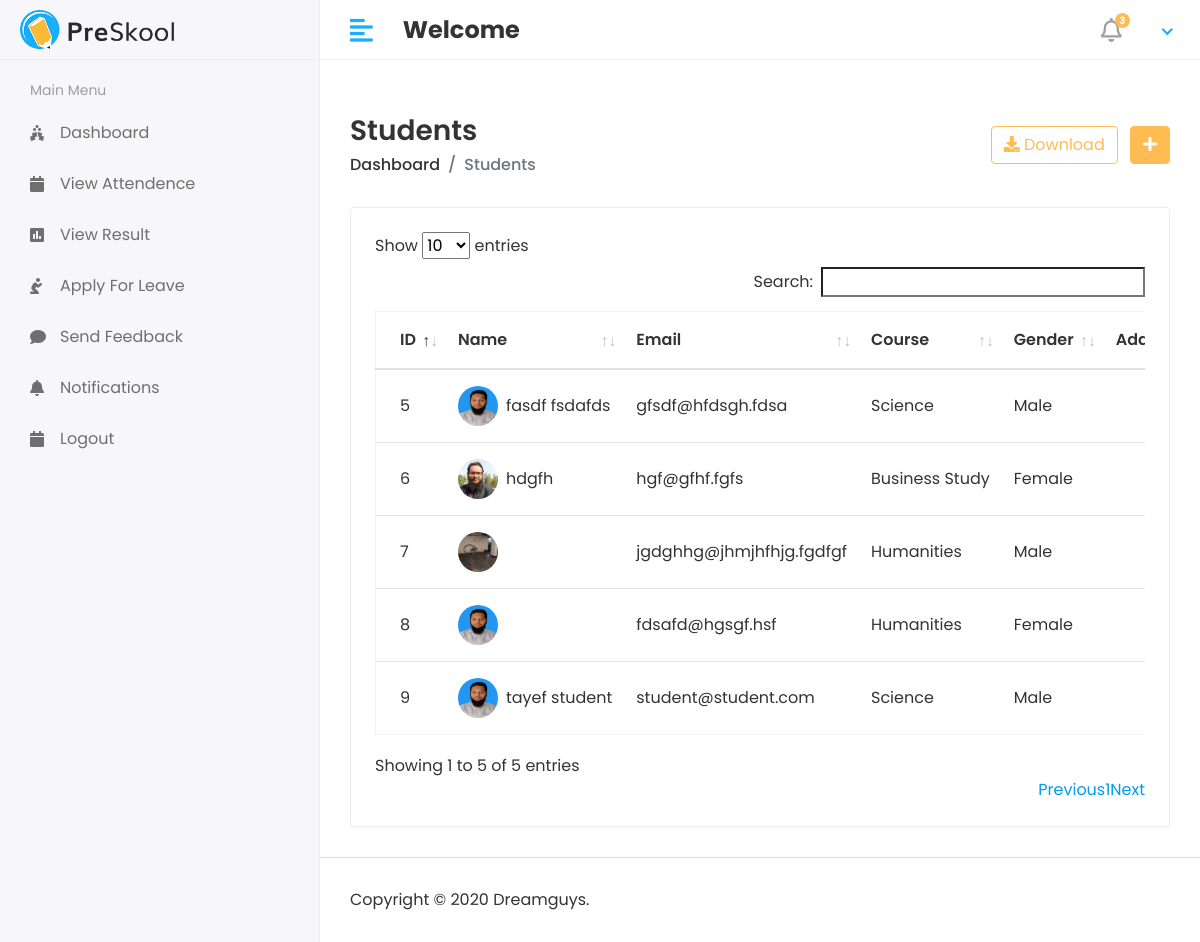
Page /hod/student/view/ on the committed database.
### core/models.py (models this page shows, shortened)
class Student(models.Model):
    admin = models.OneToOneField(CustomUser, on_delete=models.CASCADE)
    address = models.TextField()
    gender = models.CharField(max_length=100)
    course_id = models.ForeignKey(Course, on_delete=models.DO_NOTHING)
    session_id = models.ForeignKey(Session, on_delete=models.DO_NOTHING)
    created_at = models.DateTimeField(auto_now_add=True)
    updated_at = models.DateTimeField(auto_now=True)

class CustomUser(AbstractUser):
    USER = (
        ('1','HOD'),
        ('2','STAFF'),
        ('3','STUDENT'),
    )
    user_type = models.CharField(choices=USER, max_length=50, default=1)
    profile_pic = models.ImageField(upload_to='media/profile_pic')

class Course(models.Model):
    name = models.CharField(max_length=100)
    created_at = models.DateTimeField(auto_now_add=True)
    updated_at = models.DateTimeField(auto_now=True)

### asms/hod_views.py (the view)
# urls.py: path('hod/student/view/', hod_views.VIEW_STUDENT, name='view_student'),
def VIEW_STUDENT(request):
    students = Student.objects.all()
    context = {
        'students': students,
    }
    return render(request, 'hod/view_student.html', context)

### templates/hod/view_student.html (shortened to what this page needs)
{% extends "base.html" %}
{% block content %}
<div class="content container-fluid">
    <div class="page-header">
       <div class="row align-items-center">
          <div class="col">
             <h3 class="page-title">Students</h3>
             <ul class="breadcrumb">
                <li class="breadcrumb-item"><a href="index.html">Dashboard</a></li>
                <li class="breadcrumb-item active">Students</li>
             </ul>
          </div>
          <div class="col-auto text-right float-right ml-auto">
             <a href="#" class="btn btn-outline-primary mr-2"><i class="fas fa-download"></i> Download</a>
             <a href="add-student.html" class="btn btn-primary"><i class="fas fa-plus"></i></a>
          </div>
       </div>
    </div>
    <div class="row">
       <div class="col-sm-12">
          <div class="card card-table">
             <div class="card-body">
                <div class="table-responsive">
                   <table id='table_id' class="table table-hover table-center mb-0">
                      <thead>
                         <tr>
                            <th>ID</th>
                            <th>Name</th>
                            <th>Email</th>
                            <th>Course</th>
                            <th>Gender</th>
                            <th>Address</th>
                         </tr>
                      </thead>
                      <tbody>
                        {% for student in students %}
                         <tr>
                            <td>{{student.id}}</td>
                            <td>
                               <h2 class="table-avatar">
                                  <a href="student-details.html" class="avatar avatar-sm mr-2"><img class="avatar-img rounded-circle" src="/{{student.admin.profile_pic}}" alt=""></a>
                                  <a href="student-details.html">{{student.admin.first_name}}&nbsp;{{student.admin.last_name}}</a>
                               </h2>
                            </td>
                            <td>{{student.admin.email}}</td>
                            <td>{{student.course_id.name}}</td>
                            <td>{{student.gender}}</td>
                            <td>{{student.address}}</td>
                         </tr>
                         {% endfor %}
                      </tbody>
                   </table>
                </div>
             </div>
          </div>
       </div>
    </div>
 </div>
{% endblock content %}

### templates/base.html (shortened to what this page needs)
<!DOCTYPE html>
{% load static %}
<html lang="en">
   <head>
      <link rel="stylesheet" href="{% static 'assets/plugins/bootstrap/css/bootstrap.min.css' %}">
      <link rel="stylesheet" href="{% static 'assets/plugins/fontawesome/css/fontawesome.min.css' %}">
      <link rel="stylesheet" href="{% static 'assets/plugins/fontawesome/css/all.min.css' %}">
      <link rel="stylesheet" href="{% static 'assets/css/style.css' %}">
      <link rel="stylesheet" href="{% static 'assets/plugins/datatables/datatables.min.css' %}">
   </head>
   <body>
    <div class="main-wrapper">
        {% include "includes/header.html" %}
        {% include "includes/sidebar.html" %}
        <div class="page-wrapper">
         {% block content %}{% endblock content %}
         {% include "includes/footer.html" %}
        </div>
   </div>
   </body>
</html>

### templates/includes/header.html (shortened to what this page needs)
{% load static %}
<div class="header">
    <div class="header-left">
       <a href="index.html" class="logo">
       <img src="{% static 'assets/img/logo.png' %}" alt="Logo">
       </a>
    </div>
    <a href="javascript:void(0);" id="toggle_btn">
    <i class="fas fa-align-left"></i>
    </a>
    <div class="top-nav-search mt-3">
       <h4><strong>Welcome</strong></h4>
    </div>
    <ul class="nav user-menu">
       <li class="nav-item dropdown noti-dropdown">
          <a href="#" class="dropdown-toggle nav-link" data-toggle="dropdown">
          <i class="far fa-bell"></i> <span class="badge badge-pill">3</span>
          </a>
       </li>
       <li class="nav-item dropdown has-arrow">
          <a href="#" class="dropdown-toggle nav-link" data-toggle="dropdown">
          </a>
       </li>
    </ul>
 </div>

### templates/includes/sidebar.html
{% load static %}
{% load active_link_tags %}%%
<div class="sidebar" id="sidebar">
    <div class="sidebar-inner slimscroll">
       <div id="sidebar-menu" class="sidebar-menu">
         {% if user.user_type == '1' %}
          <ul>
             <li class="menu-title">
                <span>Main Menu</span>
             </li>
             <li class="{% active_link 'hod_home' 'active' %}">
                <a href="{% url "hod_home" %}"><i class="fas fa-holly-berry"></i> <span>Dashboard</span></a>
             </li>
             <li class="submenu {% active_link 'add_student' 'active' %} {% active_link 'view_student' 'active' %}">
                <a href="#"><i class="fas fa-user-graduate"></i> <span> Students</span> <span class="menu-arrow"></span></a>
                <ul>
                   <li><a href="{% url "add_student" %}">Add Student</a></li>
                   <li><a href="{% url "view_student" %}">View Student</a></li>
                </ul>
             </li>
             <li class="submenu">
                <a href="#"><i class="fas fa-chalkboard-teacher"></i> <span> Teachers/Staff</span> <span class="menu-arrow"></span></a>
                <ul>
                   <li><a href="teacher-details.html">Teacher/Staff View</a></li>
                   <li><a href="add-teacher.html">Teacher/Staff Add</a></li>
                   <li><a href="edit-teacher.html">Teacher/Staff Edit</a></li>
                </ul>
             </li>
             <li class="submenu">
                <a href="#"><i class="fas fa-graduation-cap"></i> <span> Courses</span> <span class="menu-arrow"></span></a>
                <ul>
                   <li><a href="departments.html">Course View</a></li>
                   <li><a href="add-department.html">Course Add</a></li>
                   <li><a href="edit-department.html">Course Edit</a></li>
                </ul>
             </li>
             <li class="submenu">
                <a href="#"><i class="fas fa-book-reader"></i> <span> Subjects</span> <span class="menu-arrow"></span></a>
                <ul>
                   <li><a href="subjects.html">Subject List</a></li>
                   <li><a href="add-subject.html">Subject Add</a></li>
                   <li><a href="edit-subject.html">Subject Edit</a></li>
                </ul>
             </li>
             <li class="submenu">
               <a href="#"><i class="fas fa-clock"></i> <span> Session</span> <span class="menu-arrow"></span></a>
               <ul>
                  <li><a href="subjects.html">Session View</a></li>
                  <li><a href="add-subject.html">Session Add</a></li>
                  <li><a href="edit-subject.html">Session Edit</a></li>
               </ul>
            </li>
            <li>
               <a href="{% url "student_send_notification" %}"><i class="fa fa-bell"></i> <span>Send Student Notification</span></a>
            </li>
            <li>
               <a href="{% url 'hod_view_attendance' %}"><i class="fas fa-calendar"></i> <span>View Attendence</span></a>
            </li>
            <li>
               <a href="{% url 'hod_take_attendance' %}"><i class="fas fa-calendar"></i> <span>Take Attendence</span></a>
            </li>
            <li>
               <a href="#"><i class="fas fa-comment"></i> <span>Staff Feedback</span></a>
            </li>
            <li>
               <a href="{% url 'hod_student_feedback' %}"><i class="fas fa-comment"></i> <span>Student Feedback</span></a>
            </li>
            <li>
               <a href="#"><i class="fas fa-envelope"></i> <span>Staff Leave</span></a>
            </li>
            <li>
               <a href="#"><i class="fas fa-envelope"></i> <span>Student Leave</span></a>
            </li>
            <li>
               <a href="{% url 'hod_add_result' %}"><i class="fas fa-envelope"></i> <span>Add Result</span></a>
            </li>
            <li>
               <a href="{% url 'doLogout' %}"><i class="fa fa-sign-out-alt"></i> <span>Logout</span></a>
            </li>
          </ul>
          {% else %}
          <ul>
            <li class="menu-title">
               <span>Main Menu</span>
            </li>
            <li class="{% active_link 'student_home' 'active' %}">
               <a href="{% url "student_home" %}"><i class="fas fa-holly-berry"></i> <span>Dashboard</span></a>
            </li>
            <li class="">
               <a href=""><i class="fa fa-calendar" area-hidden="true"></i><span>View Attendence</span></a>
            </li>
            <li class="">
               <a href="{% url "view_result" %}"><i class="fa fa-poll" area-hidden="true"></i><span>View Result</span></a>
            </li>
            <li class="">
               <a href=""><i class="fa fa-pray" area-hidden="true"></i><span>Apply For Leave</span></a>
            </li>
            <li class="">
               <a href="{% url 'student_feedback' %}"><i class="fas fa-comment" area-hidden="true"></i><span>Send Feedback</span></a>
            </li>
            <li class="">
               <a href="{% url 'student_notification' %}"><i class="fas fa-bell" area-hidden="true"></i><span>Notifications</span></a>
            </li>
            <li class="">
               <a href="{% url "doLogout" %}"><i class="fa fa-calendar" area-hidden="true"></i><span>Logout</span></a>
            </li>
         </ul>
          {% endif %}
       </div>
    </div>
 </div>

### templates/includes/footer.html
<footer>
    <p>Copyright © 2020 Dreamguys.</p>
</footer>

### rows in the picture
Student: id "5", admin.profile_pic (picture), admin.first_name "fasdf", admin.last_name "fsdafds", admin.email "gfsdf@hfdsgh.fdsa", course_id.name "Science", gender "Male"
Student: id "6", admin.profile_pic (picture), admin.first_name "hdgfh", admin.email "hgf@gfhf.fgfs", course_id.name "Business Study", gender "Female"
Student: id "7", admin.profile_pic (picture), admin.email "jgdghhg@jhmjhfhjg.fgdfgf", course_id.name "Humanities", gender "Male"
Student: id "8", admin.profile_pic (picture), admin.email "fdsafd@hgsgf.hsf", course_id.name "Humanities", gender "Female"
Student: id "9", admin.profile_pic (picture), admin.first_name "tayef", admin.last_name "student", admin.email "student@student.com", course_id.name "Science", gender "Male"
